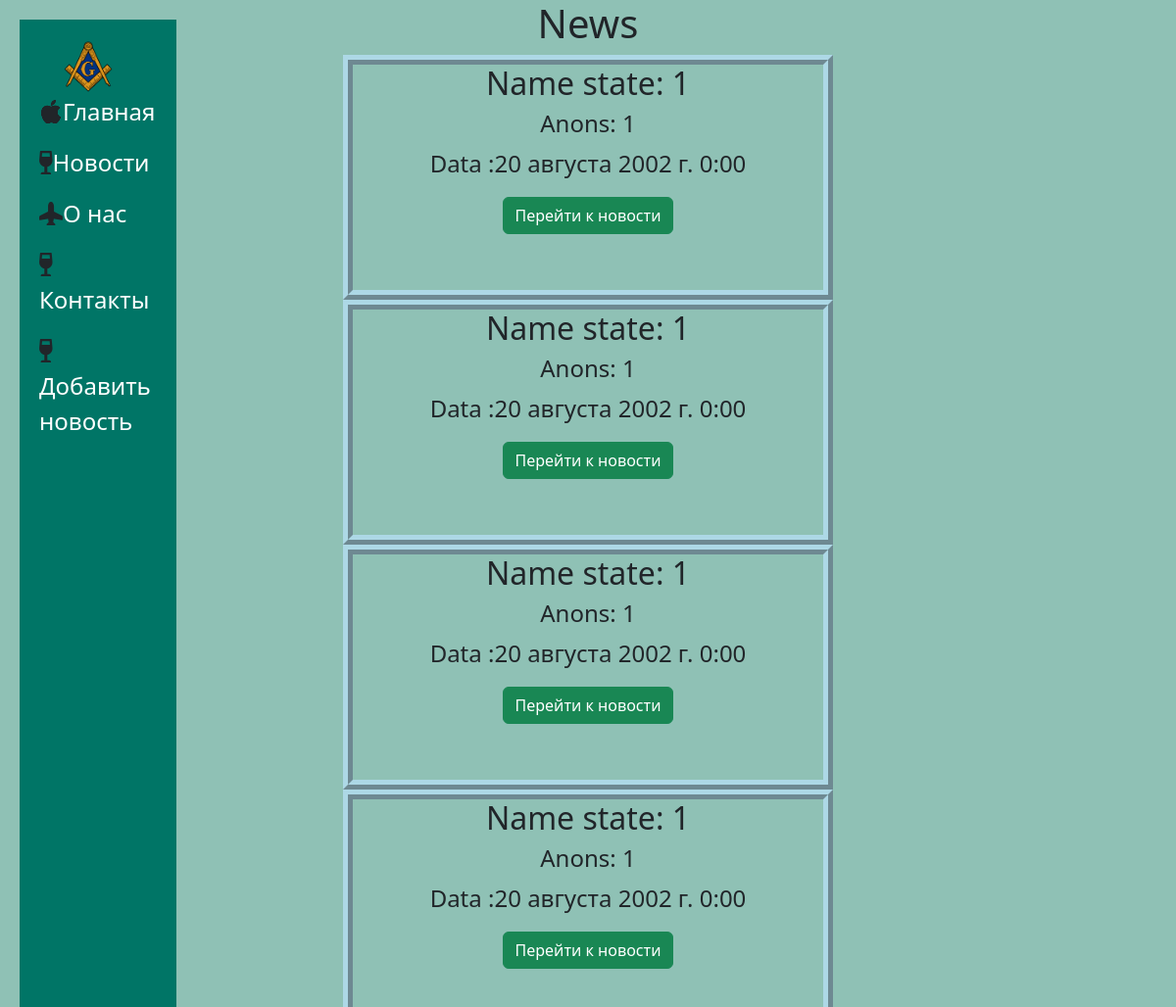
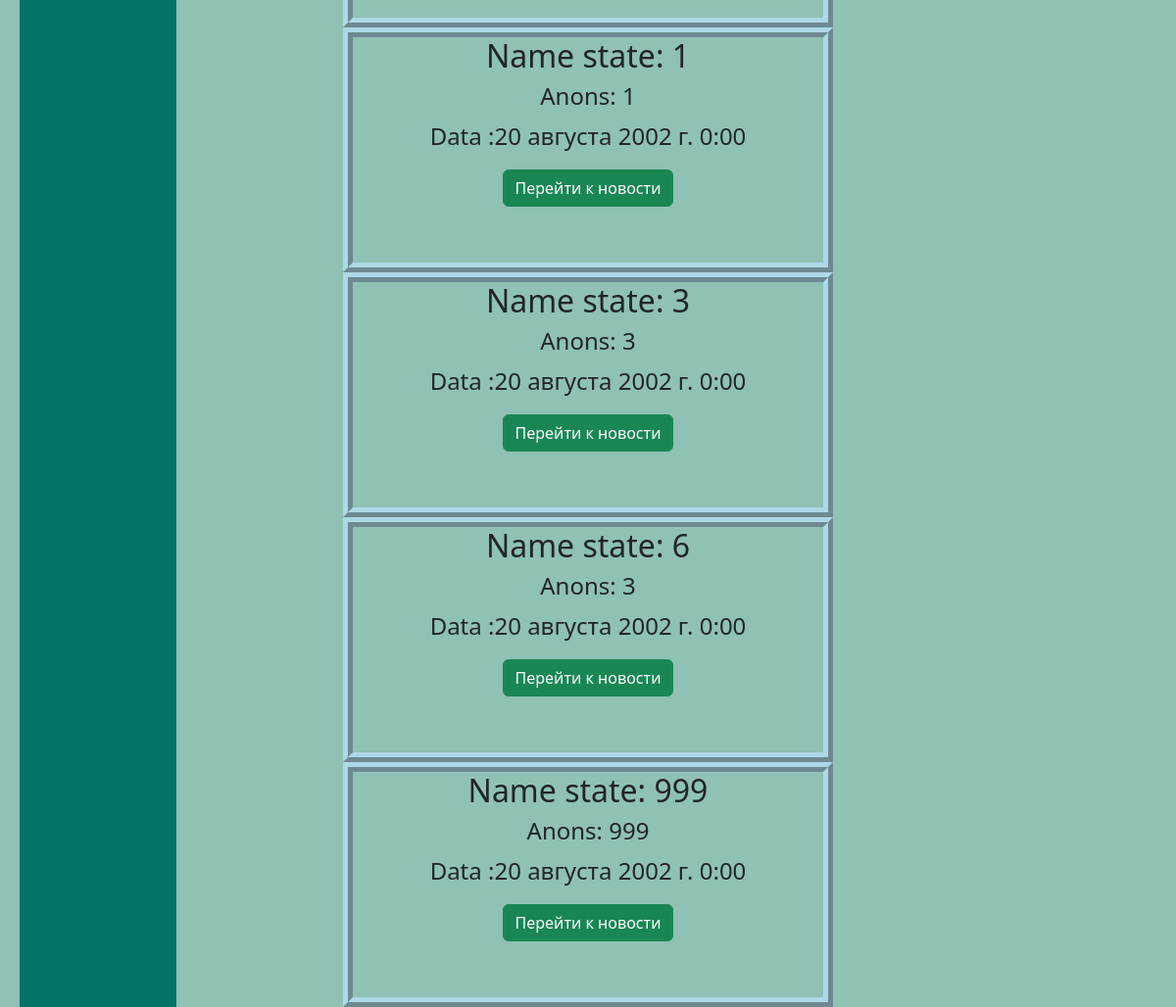
Page /news/ on the committed database (2 pictures, top to bottom).
### news/models.py (models this page shows, shortened)
class Articles(models.Model):
    name = models.CharField("Название", max_length=50)
    anons = models.CharField("Анонс", max_length=100)
    full_text = models.TextField("Текс", max_length=300)
    data = models.DateTimeField("Дата публикации")
    def __str__(self):
        return self.name
    class Meta:
        verbose_name = "Новость"
        verbose_name_plural = "Новости"

### news/views.py (the view)
# urls.py: path('', views.home_news, name='news'),
def home_news(request):
    news = Articles.objects.order_by('name')
    print(news)
    return render(request, 'news/home_news.html', {
        'news': news
    })

### news/templates/news/home_news.html (shortened to what this page needs)
{% extends 'main/layout.html' %}
{% block body %}
<center>
    <h1>News</h1>
            {% if news %}
                {% for new in news %}
                    <div class="news">
                        <h2>Name state: {{ new.name }}</h2>
                        <h4>Anons: {{ new.anons }}</h4>
                        <p>Data :{{ new.data }}</p>
                        <a class="btn btn-success" href="{% url 'news-detail' new.id %}">Перейти к новости</a>
                    </div>
                {% endfor %}
            {% else %}
                <p>Not news</p>
            {% endif %}
</center>
{% endblock %}

### main/templates/main/layout.html (shortened to what this page needs)
{% load static %}
<!doctype html>
<html lang="ru">
<head>
    <link rel="stylesheet" href="https://cdn.jsdelivr.net/npm/bootstrap@5.2.3/dist/css/bootstrap.min.css"
>
    <link rel="stylesheet" href="{% static 'main/css/main.css' %}">
    <link rel="stylesheet" href="https://cdn.jsdelivr.net/npm/bootstrap-icons@1.10.2/font/bootstrap-icons.css">
    <link rel="stylesheet" href="https://use.fontawesome.com/releases/v5.8.2/css/all.css">
</head>
<body>
{% block body %}
{% endblock %}
<aside>
    <a href="admin"><img class="logo" src="{% static 'main/img/logosec.png' %}"/></a>
    <p><i class="bi bi-apple"></i><a href="{% url 'index' %}">Главная</a></p>
    <p><i class="fas fa-wine-glass-alt"></i><a href="{% url 'news' %}">Новости</a></p>
    <p><i class="bi bi-airplane-fill"></i><a href="{% url 'about' %}">О нас</a></p>
    <p><i class="fas fa-wine-glass-alt"></i><a href="{% url 'contact' %}">Контакты</a></p>
    <p><i class="fas fa-wine-glass-alt"></i><a href="{% url 'create' %}">Добавить новость</a></p>
</aside>
</body>
</html>

### main/static/main/css/main.css (style rules this page uses)
body { background: #8FC1B5; }
a { text-decoration: none; color: white; }
p { font-size:18pt; }
aside { margin: 20px; height: 100%; width: 160px; position: fixed; top: 0; left: 0; background-color: #007566 ; padding: 20px; }
img { width: 100px; }
.news { display: block; width: 500px; height: 250px; border: 10px ridge lightblue; }

### rows in the picture
Articles: name "1", anons "1", data "20 августа 2002 г. 0:00"
Articles: name "1", anons "1", data "20 августа 2002 г. 0:00"
Articles: name "1", anons "1", data "20 августа 2002 г. 0:00"
Articles: name "1", anons "1", data "20 августа 2002 г. 0:00"
Articles: name "1", anons "1", data "20 августа 2002 г. 0:00"
Articles: name "3", anons "3", data "20 августа 2002 г. 0:00"
Articles: name "6", anons "3", data "20 августа 2002 г. 0:00"
Articles: name "999", anons "999", data "20 августа 2002 г. 0:00"
